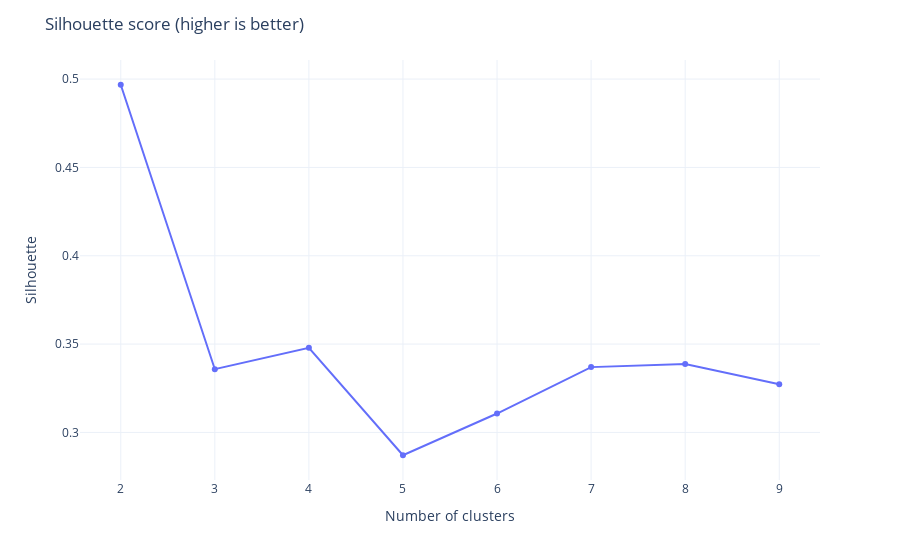

The code cell stored with this chart in its notebook:
### Code cell
fig = px.line(cluster_df, x='Number of clusters', y='Silhouette', markers=True)
fig.layout.title = "Silhouette score (higher is better)"
fig.layout.yaxis.spikesnap = "hovered data"
fig.layout.yaxis.spikemode = "across"
fig.layout.yaxis.spikethickness = 1
#fig
show_figure(fig)

### Figure 1 — Plotly figure (JSON) as saved in the notebook; plotly's stock layout.template omitted (floating-point values rounded to 4 significant figures)
{"data": [{"hovertemplate": "Number of clusters=%{x}<br>Silhouette=%{y}<extra></extra>", "legendgroup": "", "line": {"color": "#636efa", "dash": "solid"}, "marker": {"symbol": "circle"}, "mode": "lines+markers", "name": "", "orientation": "v", "showlegend": false, "type": "scatter", "x": [2, 3, 4, 5, 6, 7, 8, 9], "xaxis": "x", "y": [0.4968, 0.3358, 0.3479, 0.2871, 0.3107, 0.337, 0.3388, 0.3272], "yaxis": "y"}], "layout": {"legend": {"tracegroupgap": 0}, "margin": {"t": 60}, "title": {"text": "Silhouette score (higher is better)"}, "xaxis": {"anchor": "y", "domain": [0, 1], "title": {"text": "Number of clusters"}}, "yaxis": {"anchor": "x", "domain": [0, 1], "spikemode": "across", "spikesnap": "hovered data", "spikethickness": 1, "title": {"text": "Silhouette"}}}}
